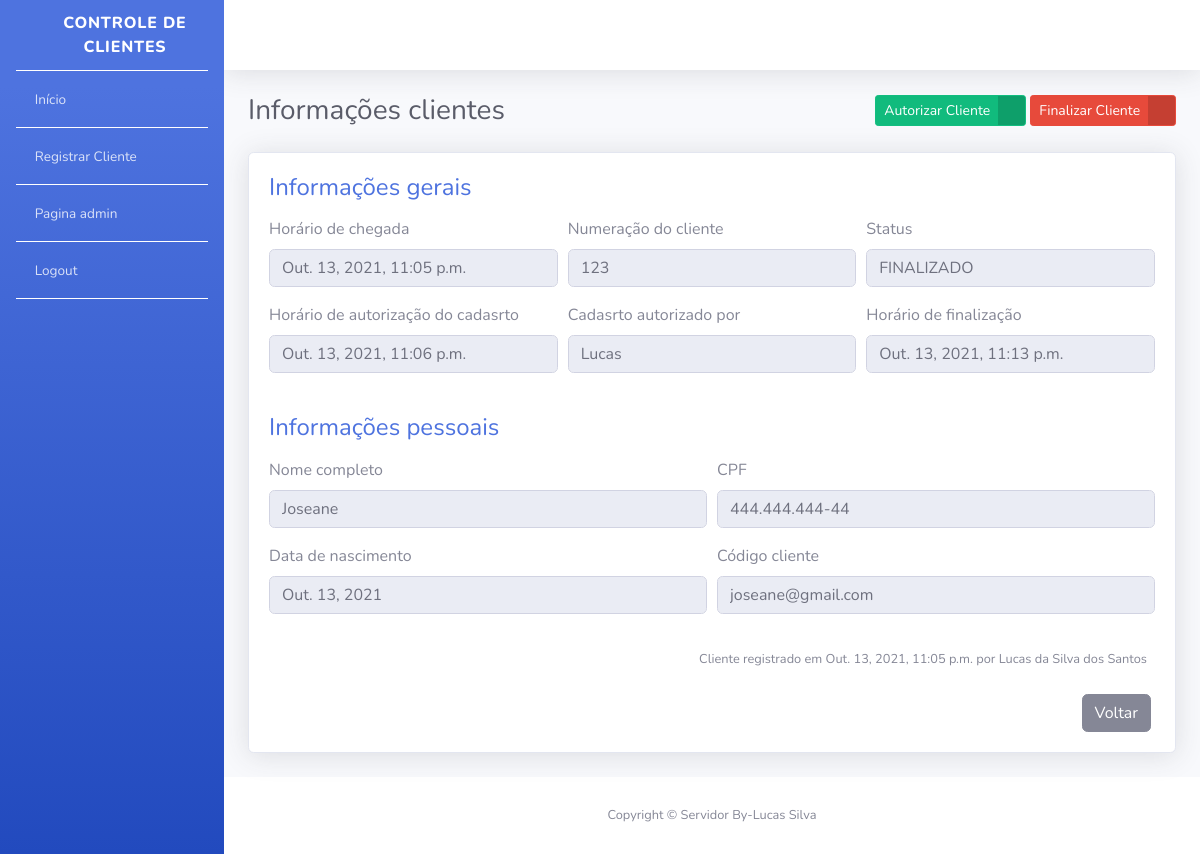
Screenshot of /visitantes/41/ (signed in) with the database file from the repository.
### apps/visitantes/models.py (models this page shows, shortened)
class Visitantes(models.Model):
    STATUS_VISITANTES = [
        ("AGUARDANDO", "Aguardando autorização"),
        ("EM_VISITA", "Em visita"),
        ("FINALIZADO", "Visita finalizada")
    ]
    STATUS = models.CharField(
        verbose_name="Status",
        max_length=10,
        choices=STATUS_VISITANTES,
        default="AGUARDANDO", #VALOR DA ESTUTURA STATUS
    )
    nome_completo = models.CharField(
        verbose_name = "Nome completo",
        max_length = 194
    )
    cpf = models.CharField(
        verbose_name="CPF",
        max_length= 11,
        blank=True,
    )
    data_nascimento = models.DateField(
        verbose_name="Data de nascimento",
        auto_now=False,
        auto_now_add=True, #adicionar automaticamente
        blank=False,
    )
    numero_casa = models.PositiveBigIntegerField(
        verbose_name="Numeração do cliente",
    )
    plava_veiculo = models.CharField(
        verbose_name="Email do cliente", #Veiculo
        max_length=150,
        blank=False, #essa funcao serve para o campo ter prioridade como NAO obrigatorio se estiver TRUE
        null=True,
    )
    horario_chegada = models.DateTimeField(
        verbose_name="Horario do cadastro",
        auto_now_add=True,
    )
    horario_saida = models.DateTimeField(
        verbose_name= "Horário da finalização",
        auto_now=False,
        blank=True, #essa funcao serve para o campo ter prioridade como NAO obrigatorio se estiver TRUE
        null=True,
    )
    hoaraio_autorizacao = models.DateTimeField(
        verbose_name="Horário da autorização cadastral",
        auto_now=False,
        blank=True, #essa funcao serve para o campo ter prioridade como NAO obrigatorio se estiver TRUE
        null=True
    )
    morador_responsavel = models.CharField(
        verbose_name="Nome responsável por autorizar",
        max_length=194,
        blank=True #essa funcao serve para o campo ter prioridade como NAO obrigatorio se estiver TRUE
    )
    registrador_por = models.ForeignKey(
        "porteiros.Porteiro",
        verbose_name="Administrador responsável pelo registro",
        on_delete=models.PROTECT
    )
    def get_horario_saida(self):
        if self.horario_saida:
            return self.horario_saida
        return "Horario de finalização não resgistrada"
    def get_horario_autorizacao(self):
        if self.hoaraio_autorizacao:
            return self.hoaraio_autorizacao
        return "Cliente aguardando autorização"
    def get_morador_responsavel(self):
        if self.morador_responsavel:
            return self.morador_responsavel
        return "Cliente aguardando autorização"
    def get_placa_veiculo(self): #veiculo, email ou código
        if self.plava_veiculo:
            return self.plava_veiculo
        return "E-mail não cadastrado" #Veiculo
    def get_status_display(self):
        if self.STATUS:
            status_vis = self.STATUS
            return status_vis
    def get_cpf(self):
        if self.cpf:
            cpf = str(self.cpf)
            cpf_parte_1 = cpf[0:3]
            cpf_parte_2 = cpf[3:6]
            cpf_parte_3 = cpf[6:9]
            cpf_parte_4 = cpf[9:]
            cpf_formatado = f"{cpf_parte_1}.{cpf_parte_2}.{cpf_parte_3}-{cpf_parte_4}"
            return cpf_formatado
    class Meta:
        verbose_name = "Visitante"
        verbose_name_plural = "Visitantes"
        db_table = "visitantes" #tudo minusculo

### apps/porteiros/models.py (models this page shows)
class Porteiro(models.Model):
    usuario = models.OneToOneField(
        "usuarios.Usuario",
        verbose_name="Usuário",
        on_delete=models.PROTECT
    )
    nome_completo = models.CharField(
        verbose_name="Nome completo",
        max_length=194, #tamanho total do campo
    )
    cpf = models.CharField(
        verbose_name="CPF",
        max_length=11,
    )
    telefone = models.CharField(
        verbose_name="Telefone de contato",
        max_length= 11,
    )
    data_nascimento = models.DateField(
        verbose_name="Data de nascimento",
        auto_now=False,  #necessario atualizar o valor sempre que for salvo, mas ta false
        auto_now_add= False, # para a data naos er setada com a hora atual, se colocar tru é ativado
    )
    class Meta:
        verbose_name = "Adm Junior"
        verbose_name_plural = "Porteiros"
        db_table = "porteiro" #banco de dados
    def __str__(self):
        return self.nome_completo

### apps/visitantes/views.py (the view, shortened to what this page needs)
@login_required
def informacoes_visitantes(request, id):
    visitante = get_object_or_404(
        Visitantes,
        id=id
    )
    form = AutorizaClienteForm()
    context = {
        "nome_pagina": "Informações clientes",
        "visitante": visitante,
        "form": form,
    }
    return render(request,"informacoes_visitantes.html", context)

### apps/visitantes/forms.py
class AutorizaClienteForm(forms.ModelForm):
    morador_responsavel = forms.CharField(required=True)
    class Meta():
        model = Visitantes
        fields = [
            "morador_responsavel"
        ]
        error_messagens = {
            "morador_responsavel": {
                "required": "Por favor, informe o nome do morador responsável por autorizar a entrada do visitante:"
            }
        }

### templates/informacoes_visitantes.html (shortened to what this page needs)
{% extends "base.html" %}
{% load widget_tweaks %}
{% block conteudo %}
<div class="container">
    <div class="d-sm-flex align-items-center justify-content-between mb-4">
        <h1 class="h3 mb-0 text-gray-800">{{ nome_pagina }}</h1>
        <div>
            <a href="#" class="btn btn-success btn-icon-split btn-sm" data-toggle="modal" data-target="#modal1">
                <span class="text">Autorizar Cliente</span>
                <span class="icon text-white-50">
                    <i class="fas fa-user-check"></i>
                </span>
            </a>
            <a href="#" class="btn btn-danger btn-icon-split btn-sm" data-toggle="modal" data-target="#modal2">
                <span class="text">Finalizar Cliente </span>
                <span class="icon text-white-50">
                    <i class="fas fa-door-open"></i>
                </span>
            </a>
        </div>
    </div>
    <div class="card shadow mb-4">
        <div class="card-body">
            <h4 class="mb-3 text-primary">
                Informações gerais
            </h4>
            <form>
                <div class="form-row">
                    <div class="form-group col-md-4">
                        <label>Horário de chegada</label>
                        <input type="text" class="form-control" value="{{ visitante.horario_chegada }}" disabled>
                    </div>
                    <div class="form-group col-md-4">
                        <label>Numeração do cliente</label>
                        <input type="text" class="form-control" value="{{ visitante.numero_casa }}" disabled>
                    </div>
                    <div class="form-group col-md-4">
                        <label>Status</label>
                        <input type="text" class="form-control" value="{{ visitante.get_status_display }}" disabled>
                    </div>
                </div>
                <div class="form-row">
                    <div class="form-group col-md-4">
                        <label>Horário de autorização do cadasrto</label>
                        <input type="text" class="form-control" value="{{ visitante.get_horario_autorizacao }}" disabled>
                    </div>
                    <div class="form-group col-md-4">
                        <label>Cadasrto autorizado por</label>
                        <input type="text" class="form-control" value="{{ visitante.get_morador_responsavel }}" disabled>
                    </div>
                    <div class="form-group col-md-4">
                        <label>Horário de finalização</label>
                        <input type="text" class="form-control" value="{{ visitante.get_horario_saida }}" disabled>
                    </div>
                </div>
            </form>
            <h4 class="mb-3 mt-4 text-primary">
                Informações pessoais
            </h4>
            <form>
                <div class="form-row">
                    <div class="form-group col-md-6">
                        <label>Nome completo</label>
                        <input type="text" class="form-control" value="{{ visitante.nome_completo }}" disabled>
                    </div>
                    <div class="form-group col-md-6">
                        <label>CPF</label>
                        <input type="text" class="form-control" value="{{ visitante.get_cpf }}" disabled>
                    </div>
                </div>
                <div class="form-row">
                    <div class="form-group col-md-6">
                        <label>Data de nascimento</label>
                        <input type="text" class="form-control" value="{{ visitante.data_nascimento }}" disabled>
                    </div>
                    <div class="form-group col-md-6">
                        <label>Código cliente</label>
                        <input type="text" class="form-control" value="{{ visitante.get_placa_veiculo }}" disabled>
                    </div>
                </div>
            </form>
            <p class="mr-2 mt-3 mb-4 text-right">
                <small>
                    Cliente registrado em {{ visitante.horario_chegada }} por {{ visitante.registrador_por }}
                </small>
            </p>
            <div class="mr-1 text-right">
                <a href="{% url 'index' %}" class="btn btn-secondary text-white" type="button">
                    <span class="text">Voltar</span>
                </a>
            </div>
        </div>
    </div>
</div>
{% endblock %}

### rows the page displays
Visitantes: horario_chegada "Out. 13, 2021, 11:05 p.m.", numero_casa "123", status "FINALIZADO", get_horario_autorizacao "Out. 13, 2021, 11:06 p.m.", get_morador_responsavel "Lucas", get_horario_saida "Out. 13, 2021, 11:13 p.m.", nome_completo "Joseane", get_cpf "444.444.444-44", data_nascimento "Out. 13, 2021", get_placa_veiculo "joseane@gmail.com", registrador_por "Lucas da Silva dos Santos"

### other values shown
{{ nome_pagina }} "Informações clientes"
